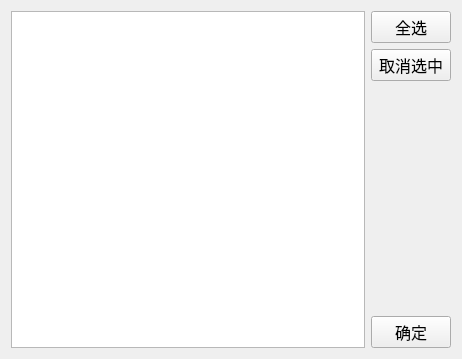
<?xml version="1.0" encoding="UTF-8"?>
<ui version="4.0">
 <class>ShareFile</class>
 <widget class="QWidget" name="ShareFile">
  <property name="geometry">
   <rect>
    <x>0</x>
    <y>0</y>
    <width>462</width>
    <height>359</height>
   </rect>
  </property>
  <property name="windowTitle">
   <string>Form</string>
  </property>
  <layout class="QHBoxLayout" name="horizontalLayout">
   <item>
    <widget class="QListWidget" name="listWidget">
     <property name="font">
      <font>
       <pointsize>12</pointsize>
      </font>
     </property>
     <property name="selectionMode">
      <enum>QAbstractItemView::MultiSelection</enum>
     </property>
    </widget>
   </item>
   <item>
    <layout class="QVBoxLayout" name="verticalLayout">
     <item>
      <widget class="QPushButton" name="allSelect_PB">
       <property name="font">
        <font>
         <family>Agency FB</family>
         <pointsize>12</pointsize>
        </font>
       </property>
       <property name="text">
        <string>全选</string>
       </property>
      </widget>
     </item>
     <item>
      <widget class="QPushButton" name="cancelSelect_PB">
       <property name="font">
        <font>
         <family>Agency FB</family>
         <pointsize>12</pointsize>
        </font>
       </property>
       <property name="text">
        <string>取消选中</string>
       </property>
      </widget>
     </item>
     <item>
      <spacer name="verticalSpacer">
       <property name="orientation">
        <enum>Qt::Vertical</enum>
       </property>
       <property name="sizeHint" stdset="0">
        <size>
         <width>20</width>
         <height>40</height>
        </size>
       </property>
      </spacer>
     </item>
     <item>
      <widget class="QPushButton" name="ok_PB">
       <property name="font">
        <font>
         <family>Agency FB</family>
         <pointsize>12</pointsize>
        </font>
       </property>
       <property name="text">
        <string>确定</string>
       </property>
      </widget>
     </item>
    </layout>
   </item>
  </layout>
 </widget>
 <resources/>
 <connections/>
</ui>
